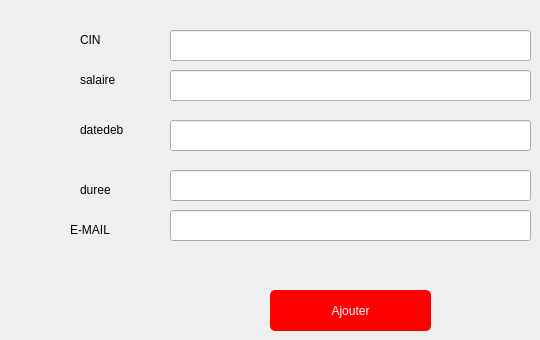
         <widget class="QWidget" name="tab_15">
          <attribute name="title">
           <string>Ajouter contrat</string>
          </attribute>
          <widget class="QPushButton" name="ajouter_prod_5">
           <property name="geometry">
            <rect>
             <x>270</x>
             <y>290</y>
             <width>161</width>
             <height>41</height>
            </rect>
           </property>
           <property name="styleSheet">
            <string notr="true">border:none;
border-radius:5px;
background-color:red;
color:white;</string>
           </property>
           <property name="text">
            <string>Ajouter</string>
           </property>
          </widget>
          <widget class="QLabel" name="qtt_prod_7">
           <property name="geometry">
            <rect>
             <x>70</x>
             <y>220</y>
             <width>81</width>
             <height>20</height>
            </rect>
           </property>
           <property name="text">
            <string>E-MAIL</string>
           </property>
          </widget>
          <widget class="QLabel" name="id_prod_5">
           <property name="geometry">
            <rect>
             <x>80</x>
             <y>30</y>
             <width>61</width>
             <height>20</height>
            </rect>
           </property>
           <property name="text">
            <string>CIN </string>
           </property>
          </widget>
          <widget class="QLineEdit" name="edit_id_prod_9">
           <property name="geometry">
            <rect>
             <x>170</x>
             <y>30</y>
             <width>361</width>
             <height>31</height>
            </rect>
           </property>
          </widget>
          <widget class="QLabel" name="nom_prod_7">
           <property name="geometry">
            <rect>
             <x>80</x>
             <y>180</y>
             <width>91</width>
             <height>20</height>
            </rect>
           </property>
           <property name="text">
            <string>duree</string>
           </property>
          </widget>
          <widget class="QLineEdit" name="edit_id_prod_10">
           <property name="geometry">
            <rect>
             <x>170</x>
             <y>70</y>
             <width>361</width>
             <height>31</height>
            </rect>
           </property>
          </widget>
          <widget class="QLabel" name="id_prod_6">
           <property name="geometry">
            <rect>
             <x>80</x>
             <y>70</y>
             <width>61</width>
             <height>20</height>
            </rect>
           </property>
           <property name="text">
            <string>salaire</string>
           </property>
          </widget>
          <widget class="QLabel" name="id_prod_8">
           <property name="geometry">
            <rect>
             <x>80</x>
             <y>120</y>
             <width>61</width>
             <height>20</height>
            </rect>
           </property>
           <property name="text">
            <string>datedeb</string>
           </property>
          </widget>
          <widget class="QLineEdit" name="edit_id_prod_11">
           <property name="geometry">
            <rect>
             <x>170</x>
             <y>120</y>
             <width>361</width>
             <height>31</height>
            </rect>
           </property>
          </widget>
          <widget class="QLineEdit" name="edit_id_prod_12">
           <property name="geometry">
            <rect>
             <x>170</x>
             <y>170</y>
             <width>361</width>
             <height>31</height>
            </rect>
           </property>
          </widget>
          <widget class="QLineEdit" name="edit_id_prod_13">
           <property name="geometry">
            <rect>
             <x>170</x>
             <y>210</y>
             <width>361</width>
             <height>31</height>
            </rect>
           </property>
          </widget>
         </widget>
